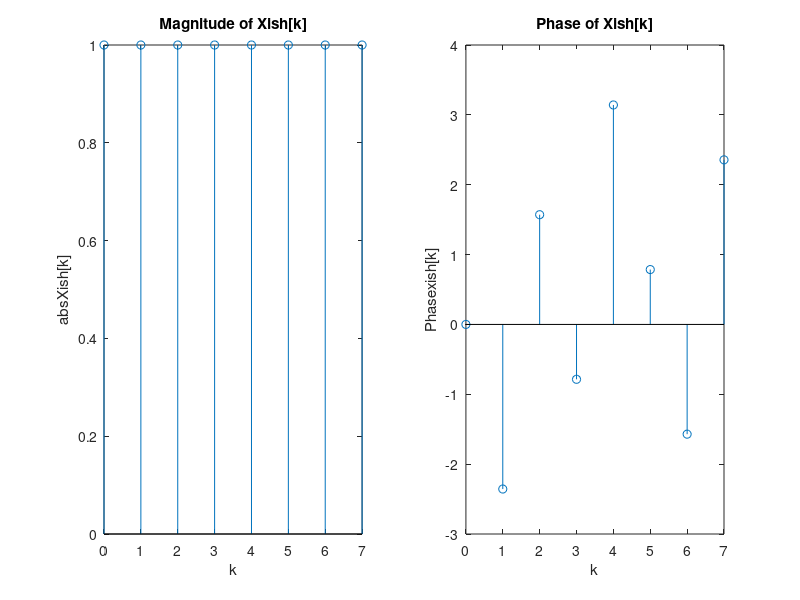

Source code (MATLAB):
nn = 0 : (8-1) ;
%xx= exp(1i*nn/3) ;
xx= [0 0 0 1 0 0 0 0];
XX =fft(xx) ;
kk = nn ;
M_X=abs(XX);
Ph_X=angle(XX);


subplot ( 121 )
stem(kk , M_X)
title( ' Magnitude of Xish[k] ' ) , xlabel( 'k' ), ylabel('abs{Xish[k]}')

subplot ( 122 )
stem(kk , Ph_X)
title( ' Phase of Xish[k] ' ) , xlabel( 'k' ), ylabel('Phase{xish[k]}')